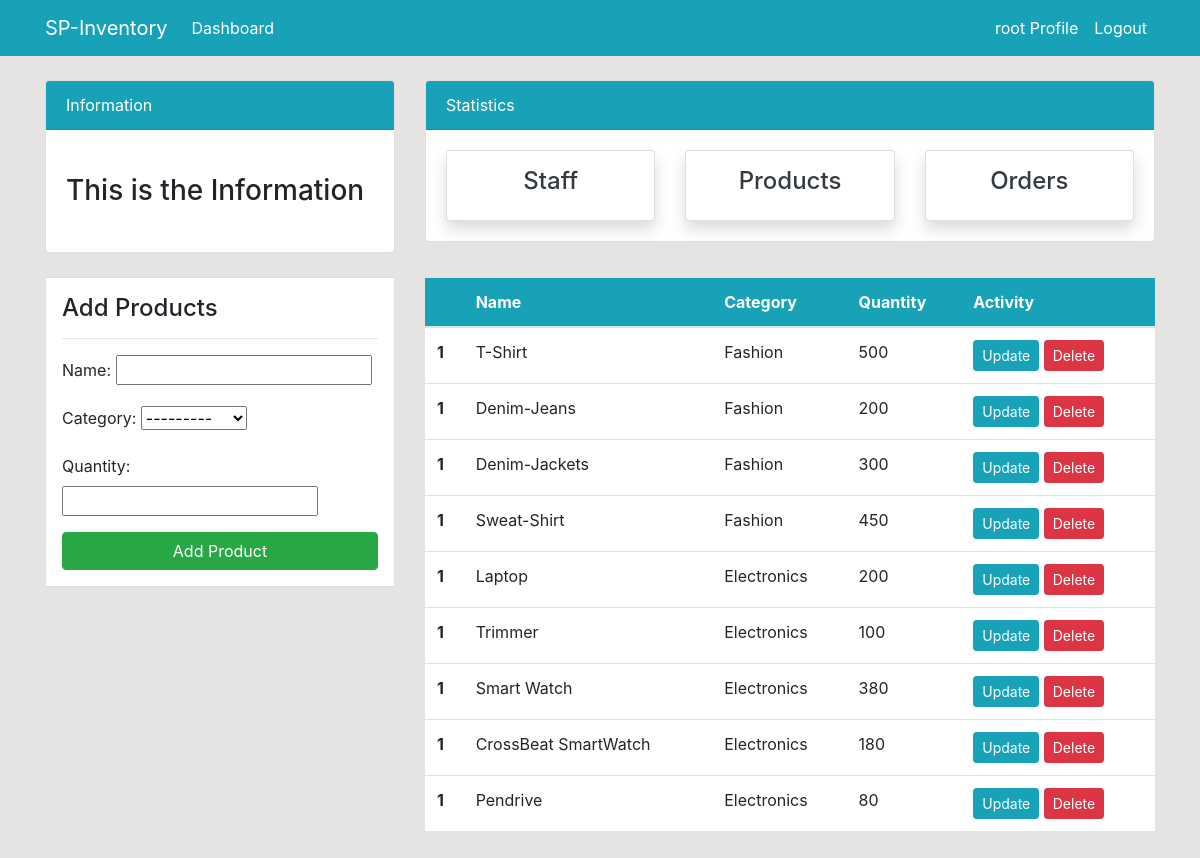
The page /product/ (signed in) on the database its author committed.
### dashboard/models.py (models this page shows, shortened)
class Product(models.Model):
    name = models.CharField(max_length=100, null=True)
    category = models.CharField(max_length=20, choices=CATEGORY, null=True)
    quantity = models.PositiveIntegerField(null=True)

### dashboard/views.py (the view)
# urls.py: path('product/', views.product, name='dashboard-product'),
@login_required
def product(request):
    items = Product.objects.all()  #using ORM
    if request.method == 'POST':
        form = ProductForm(request.POST)
        if form.is_valid():
            form.save()
            product_name = form.cleaned_data.get('name')
            messages.success(request, f'{product_name} has been added !')
            return redirect('dashboard-product')
    else:
        form = ProductForm()
    context = {
        'items': items,
        'form': form,
    }
    return render(request,'dashboard/product.html', context)

### dashboard/forms.py
class ProductForm(forms.ModelForm):
    class Meta:
        model = Product
        fields = ['name', 'category', 'quantity']

### templates/dashboard/product.html (shortened to what this page needs)
{% extends 'partials/base.html' %}
{% block content %}
{% include 'partials/topnav.html' %}
    <div class="container">
        <div class="row my-4">
            <div class="col-md-4">
                <div class="border bg-white p-3">
                    <h4>Add Products</h4>
                    <hr>
                    <form method="post">
                        {{ form.as_p }}
                        <input class="btn btn-success btn-block" type="submit" value="Add Product">
                    </form>
                </div>
            </div>
            <div class="col-md-8">
                <table class="table bg-white">
                    <thead class="bg-info">
                        <tr class="text-white">
                            <th scope="col"></th>
                            <th scope="col">Name</th>
                            <th scope="col">Category</th>
                            <th scope="col">Quantity</th>
                            <th scope="col">Activity</th>
                        </tr>
                    </thead>
                    <tbody>
                        {% for item in items %}
                        <tr>
                            <th scope="row">1</th>
                            <td>{{ item.name }}</td>
                            <td>{{ item.category }}</td>
                            <td>{{ item.quantity }}</td>
                            <td>
                                <a class="btn btn-info btn-sm" href="{% url 'dashboard-product-update' item.id %}">Update</a>
                                <a class="btn btn-danger btn-sm" href="{% url 'dashboard-product-delete' item.id %}">Delete</a>
                            </td>
                        </tr>
                        {% endfor %}
                    </tbody>
                </table>
            </div>
        </div>
    </div>
{% endblock content %}

### templates/partials/nav.html (shortened to what this page needs)
<nav class="navbar navbar-expand-lg navbar-info bg-info">
    {% if user.is_authenticated %}
    <div class="container">
        <a class="navbar-brand text-white" href="{% url 'dashboard-index' %}">SP-Inventory</a>
        <div class="collapse navbar-collapse" id="navbarSupportedContent">
            <ul class="navbar-nav mr-auto">
                <li class="nav-item active">
                    <a class="nav-link text-white" href="{% url 'dashboard-index' %}">Dashboard </a>
                </li>
            </ul>
            <ul class="navbar-nav ml-auto">
                <li class="nav-item active">
                    <a class="nav-link text-white" href="{% url 'user-profile' %}">{{ user.username }} Profile
                        <span class="sr-only">(current)</span></a>
                </li>
                <li class="nav-item">
                    <a class="nav-link text-white" href="{% url 'user-logout' %}">Logout</a>
                </li>
            </ul>
            {% endif %}
        </div>
    </div>
</nav>

### static/style.css (style rules this page uses)
body { background: rgb(230, 227, 227); }

### rows shown on the page
Product: name "T-Shirt", category "Fashion", quantity "500"
Product: name "Denim-Jeans", category "Fashion", quantity "200"
Product: name "Denim-Jackets", category "Fashion", quantity "300"
Product: name "Sweat-Shirt", category "Fashion", quantity "450"
Product: name "Laptop", category "Electronics", quantity "200"
Product: name "Trimmer", category "Electronics", quantity "100"
Product: name "Smart Watch", category "Electronics", quantity "380"
Product: name "CrossBeat SmartWatch", category "Electronics", quantity "180"
Product: name "Pendrive", category "Electronics", quantity "80"

### other values the page prints
{{ user.username }} "root"
